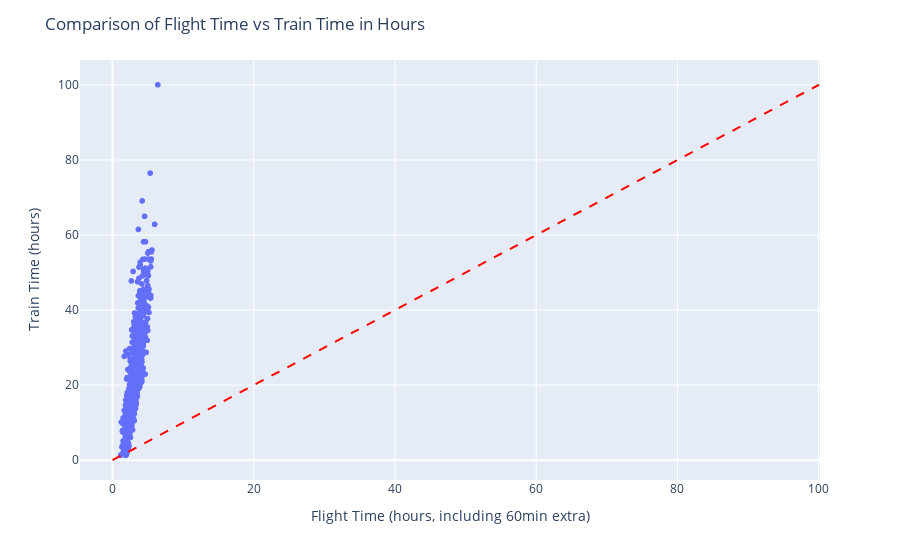

The notebook cell saved with this chart:
### Code cell
scatter_fig = px.scatter(merged_data, x='flight_time_hours_with_extra', y='train_time_hours', hover_data=['city1', 'city2'])
scatter_fig.update_layout(title='Comparison of Flight Time vs Train Time in Hours',
                          xaxis_title='Flight Time (hours, including 60min extra)',
                          yaxis_title='Train Time (hours)')

# Define the maximum time value for plotting lines
max_time_hours = max(merged_data['flight_time_hours_with_extra'].max(), merged_data['train_time_hours'].max())

# Add line where flight time equals train time (y = x)
scatter_fig.add_shape(type='line',
                      line=dict(dash='dash', color='red'),
                      x0=0, y0=0, 
                      x1=max_time_hours, y1=max_time_hours)


# Show the plot
scatter_fig.show()

### Figure 1 — Plotly figure (JSON) as saved in the notebook; plotly's stock layout.template omitted (floating-point values rounded to 4 significant figures; data arrays with more than 128 entries replaced by an {"elided": "..."} marker saying what was removed)
{"data": [{"customdata": {"elided": "1122x2 str values"}, "hovertemplate": "flight_time_hours_with_extra=%{x}<br>train_time_hours=%{y}<br>city1=%{customdata[0]}<br>city2=%{customdata[1]}<extra></extra>", "legendgroup": "", "marker": {"color": "#636efa", "symbol": "circle"}, "mode": "markers", "name": "", "showlegend": false, "type": "scattergl", "x": {"elided": "1122 float values"}, "xaxis": "x", "y": {"elided": "1122 float values"}, "yaxis": "y"}], "layout": {"legend": {"tracegroupgap": 0}, "margin": {"t": 60}, "shapes": [{"line": {"color": "red", "dash": "dash"}, "type": "line", "x0": 0, "x1": 100.0, "y0": 0, "y1": 100.0}], "title": {"text": "Comparison of Flight Time vs Train Time in Hours"}, "xaxis": {"anchor": "y", "domain": [0, 1], "title": {"text": "Flight Time (hours, including 60min extra)"}}, "yaxis": {"anchor": "x", "domain": [0, 1], "title": {"text": "Train Time (hours)"}}}}
